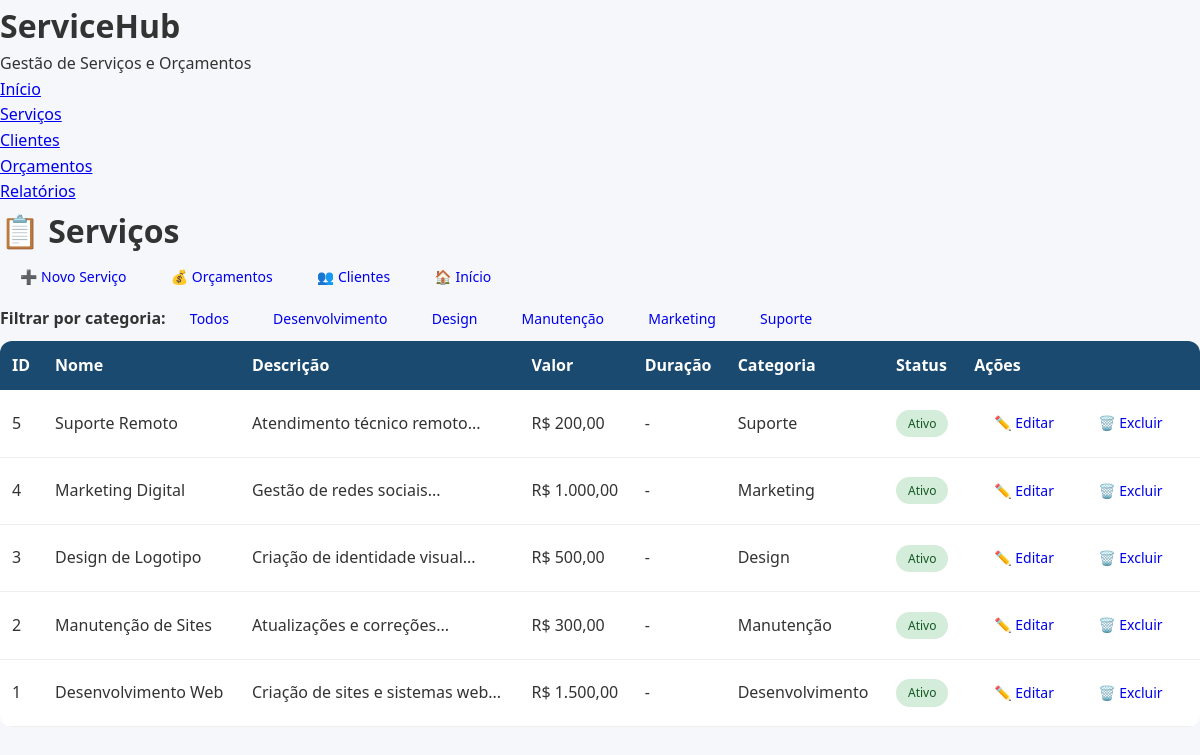
Page /TCC/servicos/index.php on the committed database.
### tables this page shows
CREATE TABLE servicos (
    id INT AUTO_INCREMENT PRIMARY KEY,
    empresa_id INT NOT NULL,
    nome VARCHAR(100) NOT NULL,
    descricao TEXT,
    valor DECIMAL(10,2) NOT NULL,
    duracao_estimada INT COMMENT 'Duração em horas',
    categoria VARCHAR(50),
    status TINYINT DEFAULT 1 COMMENT '1=Ativo, 0=Inativo',
    created_at TIMESTAMP DEFAULT CURRENT_TIMESTAMP,
    updated_at TIMESTAMP DEFAULT CURRENT_TIMESTAMP ON UPDATE CURRENT_TIMESTAMP,
    FOREIGN KEY (empresa_id) REFERENCES empresas(id) ON DELETE CASCADE
);

### TCC/servicos/index.php (the view, shortened to what this page needs)
<?php
require_once '../includes/config.php';
$page = isset($_GET['page']) ? (int)$_GET['page'] : 1;
$limit = 5;
$offset = ($page - 1) * $limit;
$stmt = $pdo->prepare("SELECT * FROM servicos ORDER BY id DESC LIMIT :limit OFFSET :offset");
$stmt->bindParam(':limit', $limit, PDO::PARAM_INT);
$stmt->bindParam(':offset', $offset, PDO::PARAM_INT);
$stmt->execute();
$servicos = $stmt->fetchAll();
$categorias = $pdo->query("SELECT DISTINCT categoria FROM servicos WHERE categoria IS NOT NULL AND categoria != '' ORDER BY categoria")->fetchAll(PDO::FETCH_COLUMN);
?>
<!DOCTYPE html>
<html lang="pt">
<head>
    <link rel="stylesheet" href="../css/estilo.css">
</head>
<body>
    <header class="main-header">
    <div class="header-content">
        <div class="logo">
            <h1>ServiceHub</h1>
            <p>Gestão de Serviços e Orçamentos</p>
        </div>
        <nav class="main-nav">
            <ul>
                <li><a href="../index.php">Início</a></li>
                <li><a href="../servicos/index.php">Serviços</a></li>
                <li><a href="../clientes/index.php">Clientes</a></li>
                <li><a href="../orcamentos/index.php">Orçamentos</a></li>
                <li><a href="../relatorios/index.php">Relatórios</a></li>
            </ul>
        </nav>
    </div>
</header>
    <div class="container">
        <h1>📋 Serviços</h1>
        <div class="text-right mb-3">
            <a href="create.php" class="btn">➕ Novo Serviço</a>
            <a href="../orcamentos/index.php" class="btn">💰 Orçamentos</a>
            <a href="../clientes/index.php" class="btn">👥 Clientes</a>
            <a href="../index.php" class="btn">🏠 Início</a>
        </div>
        <?php if (!empty($categorias)): ?>
        <div class="filtros mb-3">
            <strong>Filtrar por categoria:</strong>
            <a href="index.php" class="btn btn-small">Todos</a>
            <?php foreach ($categorias as $cat): ?>
                <a href="?categoria=<?= urlencode($cat) ?>" class="btn btn-small"><?= htmlspecialchars($cat) ?></a>
            <?php endforeach; ?>
        </div>
        <?php endif; ?>
        <table>
            <thead>
                <tr>
                    <th>ID</th>
                    <th>Nome</th>
                    <th>Descrição</th>
                    <th>Valor</th>
                    <th>Duração</th>
                    <th>Categoria</th>
                    <th>Status</th>
                    <th>Ações</th>
                </tr>
            </thead>
            <tbody>
                <?php foreach ($servicos as $serv): ?>
                    <tr>
                        <td><?= $serv['id'] ?></td>
                        <td><?= htmlspecialchars($serv['nome']) ?></td>
                        <td><?= htmlspecialchars(substr($serv['descricao'], 0, 50)) ?>...</td>
                        <td>R$ <?= number_format($serv['valor'], 2, ',', '.') ?></td>
                        <td><?= $serv['duracao_estimada'] ? $serv['duracao_estimada'] . 'h' : '-' ?></td>
                        <td><?= htmlspecialchars($serv['categoria'] ?: '-') ?></td>
                        <td>
                            <span class="badge badge-<?= $serv['status'] ? 'success' : 'danger' ?>">
                                <?= $serv['status'] ? 'Ativo' : 'Inativo' ?>
                            </span>
                        </td>
                        <td>
                            <a href="edit.php?id=<?= $serv['id'] ?>" class="btn btn-warning">✏️ Editar</a>
                            <a href="delete.php?id=<?= $serv['id'] ?>" class="btn btn-danger" onclick="return confirm('Tem certeza que deseja excluir este serviço?')">🗑️ Excluir</a>
                        </td>
                    </tr>
                <?php endforeach; ?>
            </tbody>
        </table>
    </div>
</body>
</html>

### TCC/css/estilo.css (style rules this page uses)
* { margin: 0; padding: 0; box-sizing: border-box; }
body { font-family: 'Segoe UI', Tahoma, Geneva, Verdana, sans-serif; background-color: #f5f7fa; color: #333; line-height: 1.6; }
:root { --primary-blue: #1a4a6f; --primary-dark: #0a2b3e; --primary-gold: #d4af37; --primary-green: #2e7d32; --dark: #1a1a1a; }
.btn { display: inline-block; padding: 10px 20px; border-radius: 5px; text-decoration: none; transition: all 0.3s; cursor: pointer; border: none; font-size: 14px; }
table { width: 100%; border-collapse: collapse; background: white; border-radius: 12px; overflow: hidden; }
th { background: var(--primary-blue); color: white; padding: 12px; text-align: left; }
td { padding: 12px; border-bottom: 1px solid #eee; }
.badge { display: inline-block; padding: 4px 12px; border-radius: 20px; font-size: 12px; font-weight: 500; }
.badge-success { background: #d4edda; color: #155724; }

### rows in the picture
servicos: id "5", nome "Suporte Remoto", descricao "Atendimento técnico remoto", valor "200,00", categoria "Suporte", status "Ativo"
servicos: id "4", nome "Marketing Digital", descricao "Gestão de redes sociais", valor "1.000,00", categoria "Marketing", status "Ativo"
servicos: id "3", nome "Design de Logotipo", descricao "Criação de identidade visual", valor "500,00", categoria "Design", status "Ativo"
servicos: id "2", nome "Manutenção de Sites", descricao "Atualizações e correções", valor "300,00", categoria "Manutenção", status "Ativo"
servicos: id "1", nome "Desenvolvimento Web", descricao "Criação de sites e sistemas web", valor "1.500,00", categoria "Desenvolvimento", status "Ativo"

### other values in the picture
$cat "Desenvolvimento"
$cat "Design"
$cat "Manutenção"
$cat "Marketing"
$cat "Suporte"
